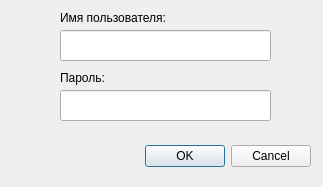
<?xml version="1.0" encoding="UTF-8"?>
<ui version="4.0">
 <class>AuthDialog</class>
 <widget class="QDialog" name="AuthDialog">
  <property name="enabled">
   <bool>true</bool>
  </property>
  <property name="geometry">
   <rect>
    <x>0</x>
    <y>0</y>
    <width>323</width>
    <height>187</height>
   </rect>
  </property>
  <property name="windowTitle">
   <string>Авторизация</string>
  </property>
  <property name="windowIcon">
   <iconset>
    <normaloff>android-icon-36x36.png</normaloff>android-icon-36x36.png</iconset>
  </property>
  <property name="whatsThis">
   <string notr="true"/>
  </property>
  <widget class="QDialogButtonBox" name="buttonBox">
   <property name="enabled">
    <bool>true</bool>
   </property>
   <property name="geometry">
    <rect>
     <x>10</x>
     <y>140</y>
     <width>301</width>
     <height>32</height>
    </rect>
   </property>
   <property name="orientation">
    <enum>Qt::Horizontal</enum>
   </property>
   <property name="standardButtons">
    <set>QDialogButtonBox::Cancel|QDialogButtonBox::Ok</set>
   </property>
  </widget>
  <widget class="QLineEdit" name="username">
   <property name="geometry">
    <rect>
     <x>60</x>
     <y>30</y>
     <width>211</width>
     <height>31</height>
    </rect>
   </property>
  </widget>
  <widget class="QLabel" name="label">
   <property name="geometry">
    <rect>
     <x>60</x>
     <y>10</y>
     <width>171</width>
     <height>16</height>
    </rect>
   </property>
   <property name="text">
    <string>Имя пользователя:</string>
   </property>
  </widget>
  <widget class="QLineEdit" name="password">
   <property name="geometry">
    <rect>
     <x>60</x>
     <y>90</y>
     <width>211</width>
     <height>31</height>
    </rect>
   </property>
  </widget>
  <widget class="QLabel" name="label_2">
   <property name="geometry">
    <rect>
     <x>60</x>
     <y>70</y>
     <width>171</width>
     <height>16</height>
    </rect>
   </property>
   <property name="text">
    <string>Пароль:</string>
   </property>
  </widget>
 </widget>
 <resources/>
 <connections>
  <connection>
   <sender>buttonBox</sender>
   <signal>accepted()</signal>
   <receiver>AuthDialog</receiver>
   <slot>accept()</slot>
   <hints>
    <hint type="sourcelabel">
     <x>248</x>
     <y>254</y>
    </hint>
    <hint type="destinationlabel">
     <x>157</x>
     <y>274</y>
    </hint>
   </hints>
  </connection>
  <connection>
   <sender>buttonBox</sender>
   <signal>rejected()</signal>
   <receiver>AuthDialog</receiver>
   <slot>reject()</slot>
   <hints>
    <hint type="sourcelabel">
     <x>316</x>
     <y>260</y>
    </hint>
    <hint type="destinationlabel">
     <x>286</x>
     <y>274</y>
    </hint>
   </hints>
  </connection>
 </connections>
</ui>
